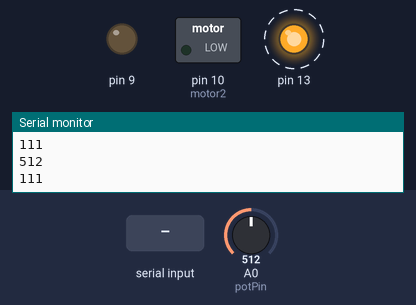
The sketch below on a simulated Arduino Uno, built with avr-gcc and run on an emulated ATmega328P. Parts: switched loads named in the sketch (green lamp = pin HIGH), output pins drawn as LEDs (lit = HIGH), the last lines printed to the serial monitor. Dashed ring = blinking. Inputs (shaded band) come from the test bench; at power-on: A0 (potPin) = 512.

Above: at 1.1 s.
1.4 s: "c" received over Serial
At 2.4 s:
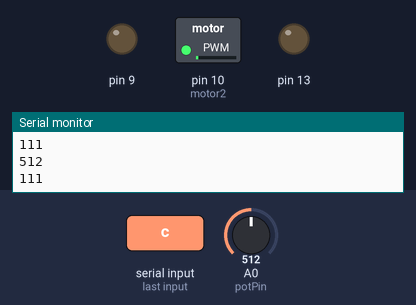
3.0 s: A0 (potPin) set to 129
4.5 s: A0 (potPin) set to 109
At 4.7 s:
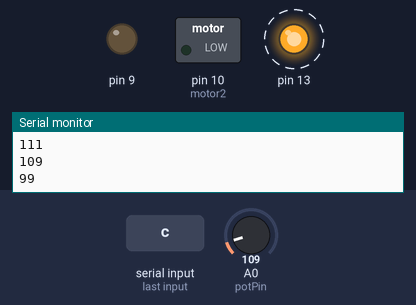
7.5 s: "o" received over Serial
At 7.9 s:
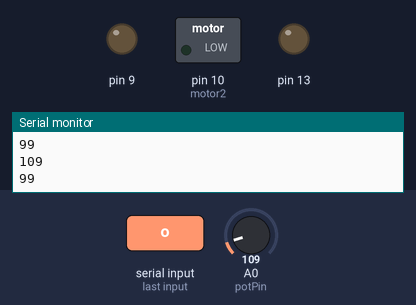
9.0 s: A0 (potPin) set to 325
10.5 s: A0 (potPin) set to 356
At 10.7 s:
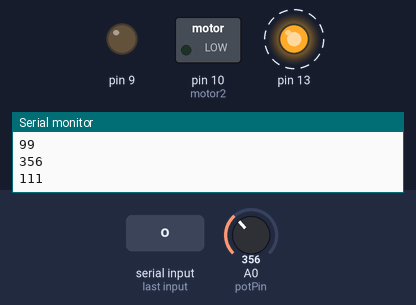
Timing chart, 0 to 14.5 s (numbered marks = the images above; inputs shaded):
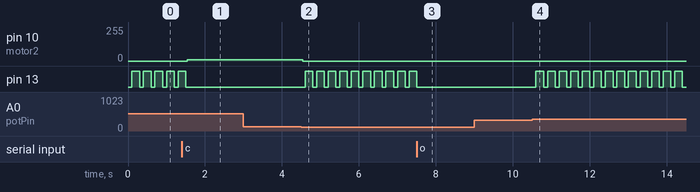

Measured:
- the behaviour switches between 121 and 120 on A0 (potPin) (found by bisection; images 1 and 2)
- the behaviour switches between 339 and 340 on A0 (potPin) (found by bisection; images 3 and 4)
- after the input at 1.4 s, pin 10 (motor2): 0/255 → 10/255 after 0.14 s; pin 13: goes on until 1.5 s, then stays LOW
- after the input at 3.0 s, every drawn part: stays the same
- after the input at 4.5 s, pin 10 (motor2): 10/255 → 0/255 at once; pin 13: alternates HIGH for 0.20 s and LOW for 0.10 s, starting after 0.10 s
- after the input at 7.5 s, pin 13: goes on until 7.5 s, then stays LOW
- after the input at 9.0 s, every drawn part: stays the same
- after the input at 10.5 s, pin 13: alternates HIGH for 0.20 s and LOW for 0.10 s, starting after 0.10 s
- by itself, pin 13: alternates HIGH for 0.20 s and LOW for 0.10 s

The sketch:

Proof_of_concept_1_dc_motor.ino
```cpp
int motor1 = 8;
int motor2 = 10;

int potPin = A0;

int closedPot = 120; // actual value is 100
int openPot = 340; // actual value range from 360 to 400
int pot = 'c'; // on potentiometer

void setup()
{
  Serial.begin(9600);
  pinMode(13,OUTPUT);
  pinMode(9,OUTPUT);
  digitalWrite(9,LOW);
  digitalWrite(10,LOW);
  pinMode(10, OUTPUT);
}

void loop() {
delay(100); // otherwise it's going to break
digitalWrite(13,HIGH);
delay(200);
digitalWrite(13,LOW);

 //==================Take commands================

 if (Serial.available() > 0) { char command=Serial.read();

 if (command=='o') {
 while (analogRead(potPin)<openPot) {
   digitalWrite(motor1,HIGH);
   digitalWrite(motor1,LOW);}}
 if (command=='c') {
 while (analogRead(potPin)>closedPot){
   digitalWrite(motor2,HIGH);
   digitalWrite(motor2,LOW);}}
 }

 //==================Status check================

int sensorValue = analogRead(potPin);
 if (sensorValue < closedPot) {pot = 'c';}
 if (sensorValue > openPot) {pot = 'o';}
Serial.println(sensorValue);
Serial.println(pot);
}
```
